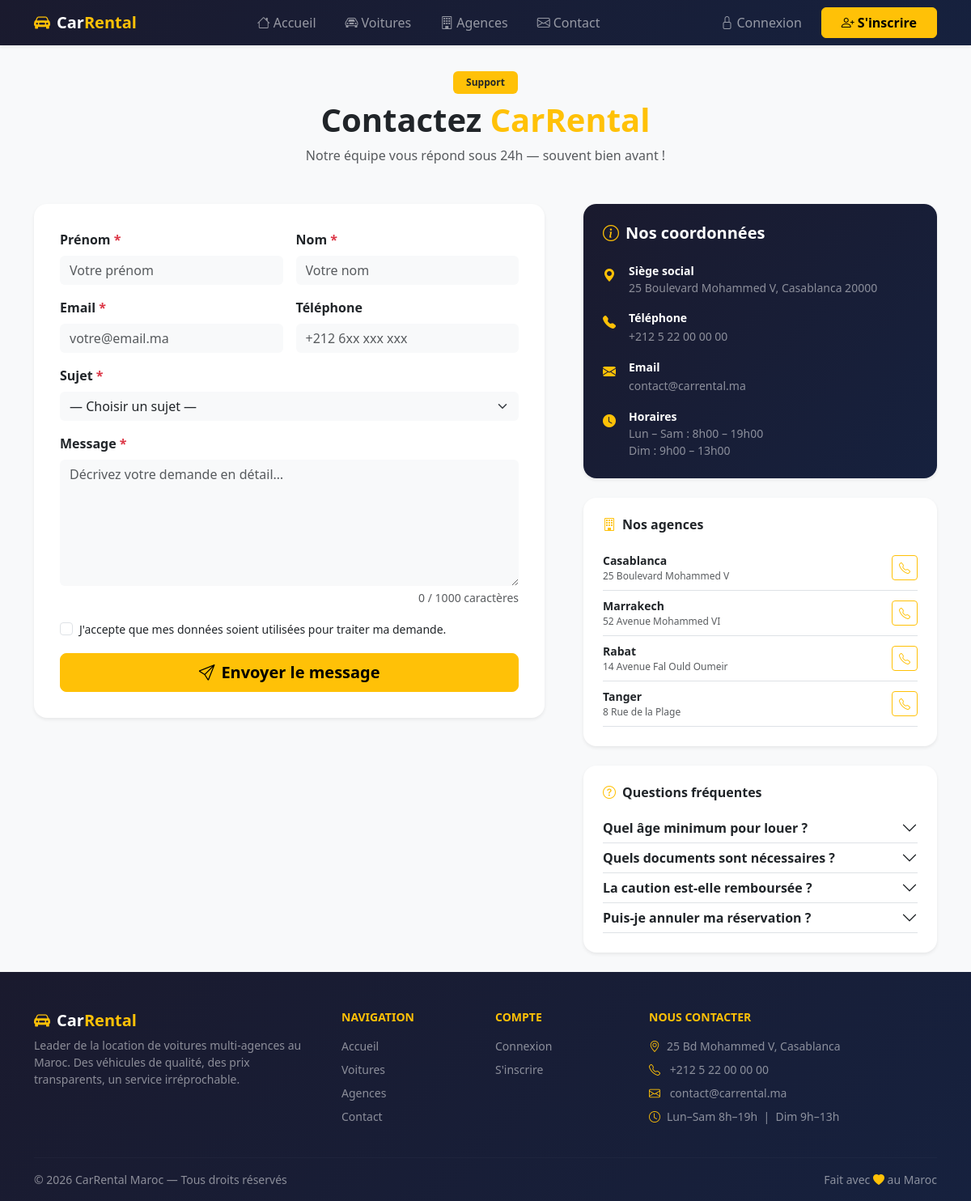
The app's page /contact with its own data.
### tables this page shows
CREATE TABLE agencies (
    id          INT UNSIGNED    NOT NULL AUTO_INCREMENT,
    manager_id  INT UNSIGNED    NULL,
    nom         VARCHAR(150)    NOT NULL,
    adresse     VARCHAR(255)    NOT NULL,
    ville       VARCHAR(100)    NOT NULL,
    code_postal VARCHAR(10)     NULL,
    pays        VARCHAR(100)    NOT NULL DEFAULT 'Maroc',
    telephone   VARCHAR(20)     NULL,
    email       VARCHAR(191)    NULL,
    description TEXT            NULL,
    logo        VARCHAR(255)    NULL,
    actif       TINYINT(1)      NOT NULL DEFAULT 1,
    created_at  TIMESTAMP       NOT NULL DEFAULT CURRENT_TIMESTAMP,
    updated_at  TIMESTAMP       NOT NULL DEFAULT CURRENT_TIMESTAMP
                                ON UPDATE CURRENT_TIMESTAMP,
    PRIMARY KEY (id),
    UNIQUE KEY uq_agencies_email (email),
    INDEX idx_agencies_ville (ville),
    INDEX idx_agencies_actif (actif),
    CONSTRAINT fk_agencies_manager
        FOREIGN KEY (manager_id) REFERENCES users (id)
        ON DELETE SET NULL ON UPDATE CASCADE
);

### app/Controllers/ContactController.php (called while the page is built, shortened)
<?php
class ContactController extends Controller
{
    public function index(): void
    {
        $agencyModel = new Agency();
        $agencies    = $agencyModel->allActive();
        $this->render('contact/index', [
            'agencies' => $agencies,
            'authUser' => $this->authUser(),
        ]);
    }
}

### core/App.php (called while the page is built, shortened)
<?php
class App
{
    private Router $router;
    public function __construct()
    {
        $this->router = new Router();
    }
    public function run(): void
    {
        $this->router->dispatch(
            $_SERVER['REQUEST_METHOD'],
            $_SERVER['REQUEST_URI']
        );
    }
}

### public/index.php (called while the page is built, shortened)
<?php
$config = require BASE_PATH . '/config/app.php';
(new \App\Core\App())->run();

### core/Database.php (called while the page is built, shortened)
<?php
class Database
{
    private static ?PDO $instance = null;
    public static function getInstance(): PDO
    {
        if (self::$instance === null) {
            $config = require BASE_PATH . '/config/database.php';
            $dsn = sprintf(
                'mysql:host=%s;port=%s;dbname=%s;charset=utf8mb4',
                $config['host'],
                $config['port'] ?? 3306,
                $config['database']
            );
            try {
                self::$instance = new PDO($dsn, $config['username'], $config['password'], [
                    PDO::ATTR_ERRMODE            => PDO::ERRMODE_EXCEPTION,
                    PDO::ATTR_DEFAULT_FETCH_MODE => PDO::FETCH_ASSOC,
                    PDO::ATTR_EMULATE_PREPARES   => false,
                ]);
            } catch (PDOException $e) {
                error_log('[DB] ' . $e->getMessage());
                http_response_code(500);
                die('Erreur de connexion à la base de données.');
            }
        }
        return self::$instance;
    }
}

### core/Model.php (called while the page is built, shortened)
<?php
abstract class Model
{
    protected PDO    $db;
    public function __construct()
    {
        $this->db = Database::getInstance();
    }
    public function query(string $sql, array $params = []): array
    {
        $stmt = $this->db->prepare($sql);
        $stmt->execute($params);
        return $stmt->fetchAll();
    }
}

### app/Models/Agency.php (called while the page is built, shortened)
<?php
class Agency extends Model
{
    public function allActive(): array
    {
        return $this->query(
            "SELECT * FROM agencies WHERE actif = 1 ORDER BY ville, nom"
        );
    }
}

### app/Views/contact/index.php (the view, shortened to what this page needs)
<div class="text-center mb-5 pt-2">
    <span class="badge bg-warning text-dark fw-bold mb-2 px-3 py-2">Support</span>
    <h2 class="fw-bold display-6">Contactez <span class="text-warning">CarRental</span></h2>
    <p class="text-muted">Notre équipe vous répond sous 24h — souvent bien avant !</p>
</div>
<div class="row g-5">
    <div class="col-lg-7">
        <div class="card shadow-sm border-0 rounded-4 p-2">
            <div class="card-body p-4">
                <form method="POST" action="/contact" id="contactForm">
                    <div class="row g-3">
                        <div class="col-md-6">
                            <label class="form-label fw-bold">Prénom <span class="text-danger">*</span></label>
                            <input type="text" name="prenom" class="form-control bg-light border-0"
                                   value="<?= htmlspecialchars($old['prenom'] ?? ($authUser['prenom'] ?? '')) ?>"
                                   placeholder="Votre prénom" required>
                        </div>
                        <div class="col-md-6">
                            <label class="form-label fw-bold">Nom <span class="text-danger">*</span></label>
                            <input type="text" name="nom" class="form-control bg-light border-0"
                                   value="<?= htmlspecialchars($old['nom'] ?? ($authUser['nom'] ?? '')) ?>"
                                   placeholder="Votre nom" required>
                        </div>
                        <div class="col-md-6">
                            <label class="form-label fw-bold">Email <span class="text-danger">*</span></label>
                            <input type="email" name="email" class="form-control bg-light border-0"
                                   value="<?= htmlspecialchars($old['email'] ?? ($authUser['email'] ?? '')) ?>"
                                   placeholder="votre@email.ma" required>
                        </div>
                        <div class="col-md-6">
                            <label class="form-label fw-bold">Téléphone</label>
                            <input type="tel" name="telephone" class="form-control bg-light border-0"
                                   value="<?= htmlspecialchars($old['telephone'] ?? '') ?>"
                                   placeholder="+212 6xx xxx xxx">
                        </div>
                        <div class="col-12">
                            <label class="form-label fw-bold">Sujet <span class="text-danger">*</span></label>
                            <select name="sujet" class="form-select bg-light border-0" required>
                                <option value="">— Choisir un sujet —</option>
                            </select>
                        </div>
                        <div class="col-12">
                            <label class="form-label fw-bold">Message <span class="text-danger">*</span></label>
                            <textarea name="message" class="form-control bg-light border-0" rows="6"
                                      placeholder="Décrivez votre demande en détail…" required><?= htmlspecialchars($old['message'] ?? '') ?></textarea>
                            <div class="form-text text-end">
                                <span id="charCount">0</span> / 1000 caractères
                            </div>
                        </div>
                        <div class="col-12">
                            <div class="form-check">
                                <input class="form-check-input" type="checkbox" id="rgpd" required>
                                <label class="form-check-label small" for="rgpd">
                                    J'accepte que mes données soient utilisées pour traiter ma demande.
                                </label>
                            </div>
                        </div>
                        <div class="col-12">
                            <button type="submit" class="btn btn-warning btn-lg fw-bold w-100">
                                <i class="bi bi-send me-2"></i>Envoyer le message
                            </button>
                        </div>
                    </div>
                </form>
            </div>
        </div>
    </div>
    <div class="col-lg-5">
        <div class="card border-0 shadow-sm rounded-4 mb-4 overflow-hidden">
            <div class="p-4" style="background:linear-gradient(135deg,#1a1a2e,#16213e);">
                <h5 class="text-white fw-bold mb-4">
                    <i class="bi bi-info-circle text-warning me-2"></i>Nos coordonnées
                </h5>
                <div class="d-flex flex-column gap-3">
                    <div class="d-flex gap-3 text-white-75">
                        <i class="bi bi-geo-alt-fill text-warning mt-1 flex-shrink-0"></i>
                        <div>
                            <div class="fw-bold text-white small">Siège social</div>
                            <div class="text-white-50 small">25 Boulevard Mohammed V, Casablanca 20000</div>
                        </div>
                    </div>
                    <div class="d-flex gap-3">
                        <i class="bi bi-telephone-fill text-warning mt-1 flex-shrink-0"></i>
                        <div>
                            <div class="fw-bold text-white small">Téléphone</div>
                            <a href="tel:+212522000000" class="text-white-50 text-decoration-none small">+212 5 22 00 00 00</a>
                        </div>
                    </div>
                    <div class="d-flex gap-3">
                        <i class="bi bi-envelope-fill text-warning mt-1 flex-shrink-0"></i>
                        <div>
                            <div class="fw-bold text-white small">Email</div>
                            <a href="mailto:contact@carrental.ma" class="text-white-50 text-decoration-none small">contact@carrental.ma</a>
                        </div>
                    </div>
                    <div class="d-flex gap-3">
                        <i class="bi bi-clock-fill text-warning mt-1 flex-shrink-0"></i>
                        <div>
                            <div class="fw-bold text-white small">Horaires</div>
                            <div class="text-white-50 small">Lun – Sam : 8h00 – 19h00</div>
                            <div class="text-white-50 small">Dim : 9h00 – 13h00</div>
                        </div>
                    </div>
                </div>
            </div>
        </div>
        <div class="card border-0 shadow-sm rounded-4 mb-4">
            <div class="card-body p-4">
                <h6 class="fw-bold mb-3"><i class="bi bi-building text-warning me-2"></i>Nos agences</h6>
                <?php foreach ($agencies as $a): ?>
                    <div class="d-flex justify-content-between align-items-center py-2 border-bottom">
                        <div>
                            <div class="fw-bold small"><?= htmlspecialchars($a['ville']) ?></div>
                            <div class="text-muted" style="font-size:.75rem;"><?= htmlspecialchars($a['adresse']) ?></div>
                        </div>
                        <?php if ($a['telephone']): ?>
                            <a href="tel:<?= htmlspecialchars($a['telephone']) ?>" class="btn btn-outline-warning btn-sm">
                                <i class="bi bi-telephone"></i>
                            </a>
                        <?php endif; ?>
                    </div>
                <?php endforeach; ?>
            </div>
        </div>
        <div class="card border-0 shadow-sm rounded-4">
            <div class="card-body p-4">
                <h6 class="fw-bold mb-3"><i class="bi bi-question-circle text-warning me-2"></i>Questions fréquentes</h6>
                <div class="accordion accordion-flush" id="faq">
                    <?php
                    $faqs = [
                        'Quel âge minimum pour louer ?' => 'Vous devez avoir au moins 21 ans et posséder un permis valide depuis 1 an.',
                        'Quels documents sont nécessaires ?' => 'CIN ou passeport, permis de conduire et une carte bancaire pour la caution.',
                        'La caution est-elle remboursée ?' => 'Oui, intégralement dans les 5 jours suivant le retour du véhicule en bon état.',
                        'Puis-je annuler ma réservation ?' => 'Oui, depuis votre espace client jusqu\'à 24h avant la date de prise en charge.',
                    ];
                    $i = 0;
                    foreach ($faqs as $q => $r): ?>
                        <div class="accordion-item border-0 border-bottom">
                            <h2 class="accordion-header">
                                <button class="accordion-button collapsed px-0 py-2 small fw-bold bg-transparent shadow-none"
                                        type="button" data-bs-toggle="collapse"
                                        data-bs-target="#faq<?= $i ?>">
                                    <?= htmlspecialchars($q) ?>
                                </button>
                            </h2>
                        </div>
                    <?php $i++; endforeach; ?>
                </div>
            </div>
        </div>
    </div>
</div>

### core/Router.php (shortened to what this page needs)
<?php
class Router
{
    private array $routes = [];
    private function add(string $method, string $path, string $controller, string $action): void
    {
        $this->routes[] = [
            'method'     => $method,
            'pattern'    => $this->pathToRegex($path),
            'controller' => $controller,
            'action'     => $action,
            'params'     => $this->extractParamNames($path),
        ];
    }
    public function dispatch(string $method, string $uri): void
    {
        $uri = '/' . trim(strtok($uri, '?'), '/');
        foreach ($this->routes as $route) {
            if ($route['method'] !== $method) continue;
            if (preg_match($route['pattern'], $uri, $matches)) {
                $params = $this->extractParams($route['params'], $matches);
                $this->call($route['controller'], $route['action'], $params);
                return;
            }
        }
    }
    private function call(string $fqcn, string $action, array $params): void
    {
        $controller = new $fqcn();
        call_user_func_array([$controller, $action], $params);
    }
    private function pathToRegex(string $path): string
    {
        $pattern = preg_replace('/\{[a-z_]+\}/', '([0-9]+)', $path);
        return '#^' . $pattern . '$#';
    }
    private function extractParamNames(string $path): array
    {
        preg_match_all('/\{([a-z_]+)\}/', $path, $matches);
        return $matches[1];
    }
    private function extractParams(array $names, array $matches): array
    {
        $params = [];
        return array_values($params);
    }
}

### public/assets/css/app.css (style rules this page uses)
:root { --cr-yellow: #FFC107; --cr-dark: #212529; }
body { background-color: #f8f9fa; }
a { color: var(--cr-yellow); }
.badge { font-weight: 500; }
.btn-warning { color: #000; }
.card { border: none; }

### records on screen
agencies: ville "Casablanca", adresse "25 Boulevard Mohammed V"
agencies: ville "Marrakech", adresse "52 Avenue Mohammed VI"
agencies: ville "Rabat", adresse "14 Avenue Fal Ould Oumeir"
agencies: ville "Tanger", adresse "8 Rue de la Plage"

### other values on screen
$q "Quel âge minimum pour louer ?"
$q "Quels documents sont nécessaires ?"
$q "La caution est-elle remboursée ?"
$q "Puis-je annuler ma réservation ?"
